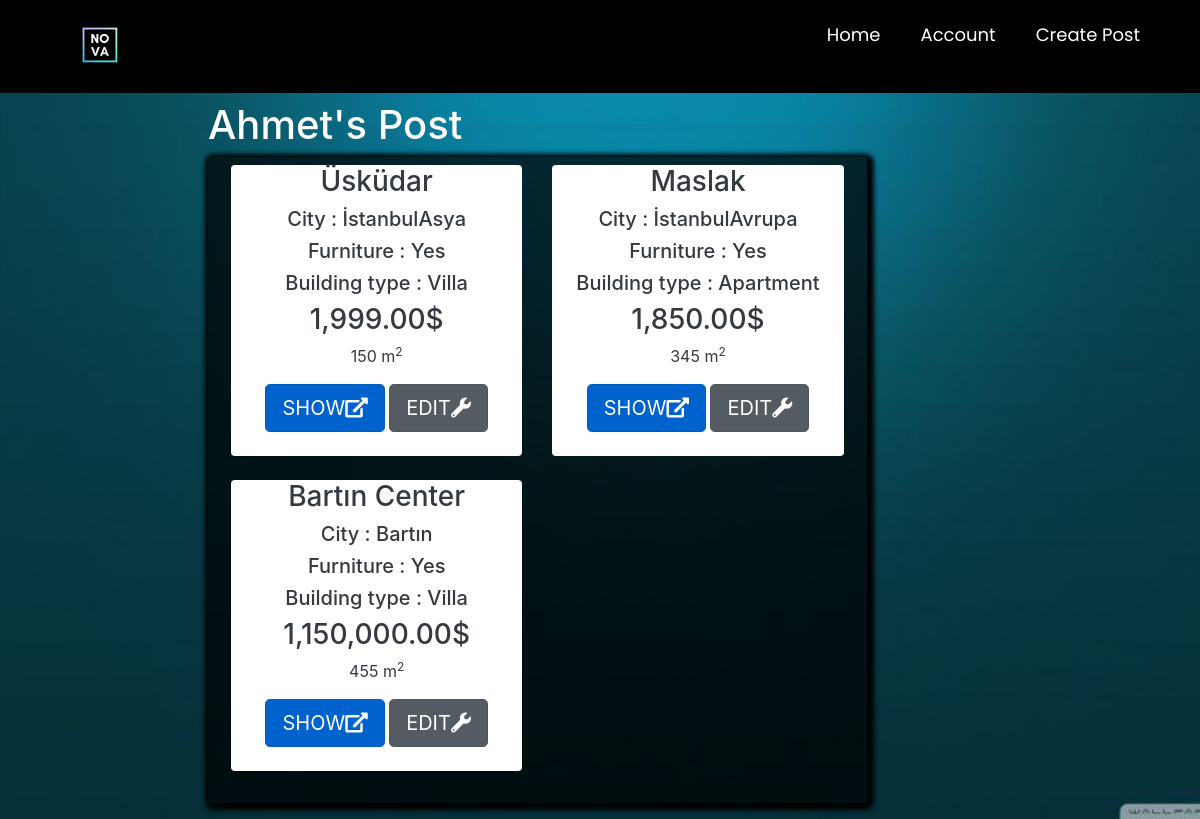
/listaddedposts/ (signed in), run on an earlier commit of the app's database.
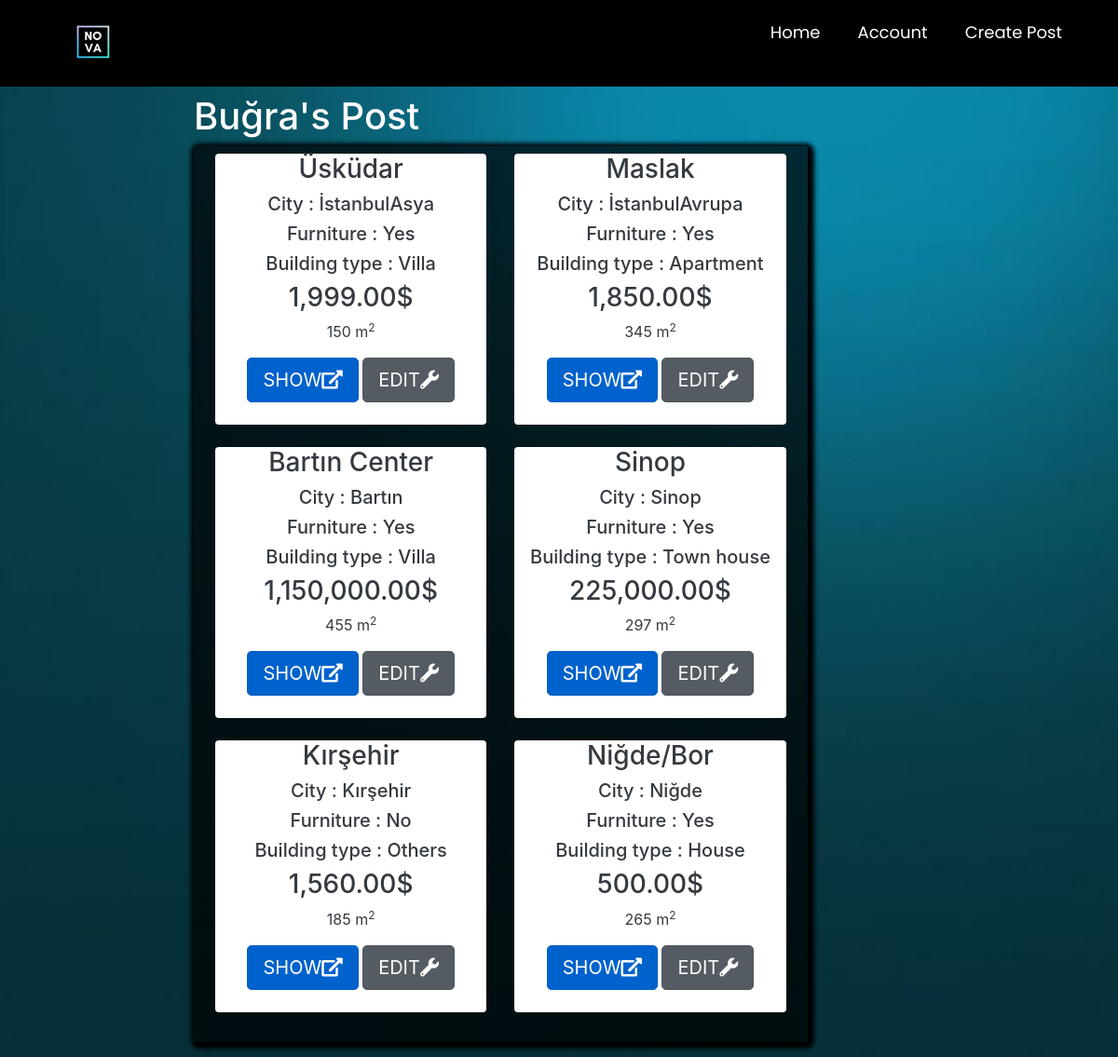
And on a later commit of the database.
### main/models.py (models this page shows, shortened)
class ourUser(models.Model):
    user = models.OneToOneField(User, null=True, on_delete=models.CASCADE)
    username = models.CharField(max_length=255,null=True)
    first_name = models.CharField(max_length=255,null=True)
    last_name = models.CharField(max_length=255,null=True)
    email = models.EmailField(max_length=254)

class Post(models.Model):
    ouruser = models.ForeignKey(ourUser, null=True, on_delete=models.CASCADE)
    post_title = models.CharField(max_length=255,null=True)
    post_description = models.TextField()
    price = models.DecimalField(decimal_places=2 , max_digits=12)
    location = models.CharField(max_length=255,null=True,choices=city)
    postType = models.CharField(choices=RorS , max_length=50, null=True , default='For Sale')
    floor = models.DecimalField(decimal_places=0 , max_digits=3 ,null=True)
    building_age = models.DecimalField(decimal_places=0, max_digits=2 , null=True)
    area = models.DecimalField(decimal_places=0,max_digits=4 ,null=True)
    isFurniture = models.CharField(choices=Furniture ,null=True,max_length=50,default="No")
    building_type = models.CharField(choices=b_types ,null=True ,max_length=50)
    room = models.DecimalField(decimal_places=0 , max_digits=3 ,null=True)

### main/decorators.py (the view)
        def wrapper_func(request, *args, **kwargs):
            group = None
            if request.user.groups.exists():
                group = request.user.groups.all()[0].name
            if group in allowed_roles:
                return view_func(request, *args, **kwargs)
            else:
                return HttpResponse('You are not authorized to view this page')

### main/views.py (called while the page is built)
@login_required
@allowed_users(allowed_roles=['customer'])
def listaddedposts(request):
    fuser = ourUser.objects.get(user_id=request.user.id)
    posts = Post.objects.all().filter(ouruser=fuser)
    mydict = {'posts': posts, 'fuser': fuser}
    return render(request, 'main/listaddedposts.html', context=mydict)

### main/templates/main/listaddedposts.html (shortened to what this page needs)
{% extends 'main/mainpage.html' %}
{% load static %}
{% load humanize %}
{% block content %}
<head>
    <link href="//maxcdn.bootstrapcdn.com/bootstrap/4.1.1/css/bootstrap.min.css" rel="stylesheet" id="bootstrap-css">
    <link rel="stylesheet" href="https://stackpath.bootstrapcdn.com/bootstrap/4.1.3/css/bootstrap.min.css"
>
    <link rel="stylesheet" href="https://use.fontawesome.com/releases/v5.3.1/css/all.css"
>
</head>
<div style="margin-left: 17%">
    <div class="container p-1 my-1 text-white rounded">
        <h1>{{fuser.first_name}}'s Post</h1>
        <div class="col-md-8 rounded" style=" box-shadow: 2px 2px 5px 5px #000000;background-color: rgba(0,0,0,0.7)">
            <div class="row p-2 my-2">
                {% if posts %}
                {% for i in posts %}
                <div class="col-md-6 ">
                    <div class="container-fluid bg-white rounded text-dark" style="text-align:center;">
                        <h3>{{ i.post_title }}</h3>
                        <h5>City : {{ i.location }}</h5>
                        <h5>Furniture : {{ i.isFurniture }}</h5>
                        <h5>Building type : {{ i.building_type }}</h5>
                        <h3>{{ i.price|intcomma }}$</h3>
                        <p class="descroption">{{i.area}} m<sup>2</sup></p>
                        <a href="{% url 'product_details' i.id %}" class="btn btn-primary btn-lg active" role="button"
                           aria-pressed="true">SHOW<i class="fas fa-external-link-alt"></i></a>
                        <a href="{% url 'editpost' i.id %}" class="btn btn-secondary btn-lg active" role="button"
                           aria-pressed="true">EDIT<i class="fas fa-wrench"></i></i></a>
                        <br><br>
                    </div>
                    <br>
                </div>
                {% endfor %}
                {%else%}
                <h3>You dont have any post yet</h3>
                <h2>If you want to post <a href="{% url 'createpost' %}">click here</a></h2>
                {% endif %}
            </div>
        </div>
    </div>
</div>
{% endblock %}

What changed in the data, as far as the page shows it:
changed ourUser: first_name "Ahmet" → "Buğra"
added Post: post_title "Sinop", location "Sinop", isFurniture "Yes", building_type "Town house", price "225,000.00", area "297"
added Post: post_title "Kırşehir", location "Kırşehir", isFurniture "No", building_type "Others", price "1,560.00", area "185"
added Post: post_title "Niğde/Bor", location "Niğde", isFurniture "Yes", building_type "House", price "500.00", area "265"
